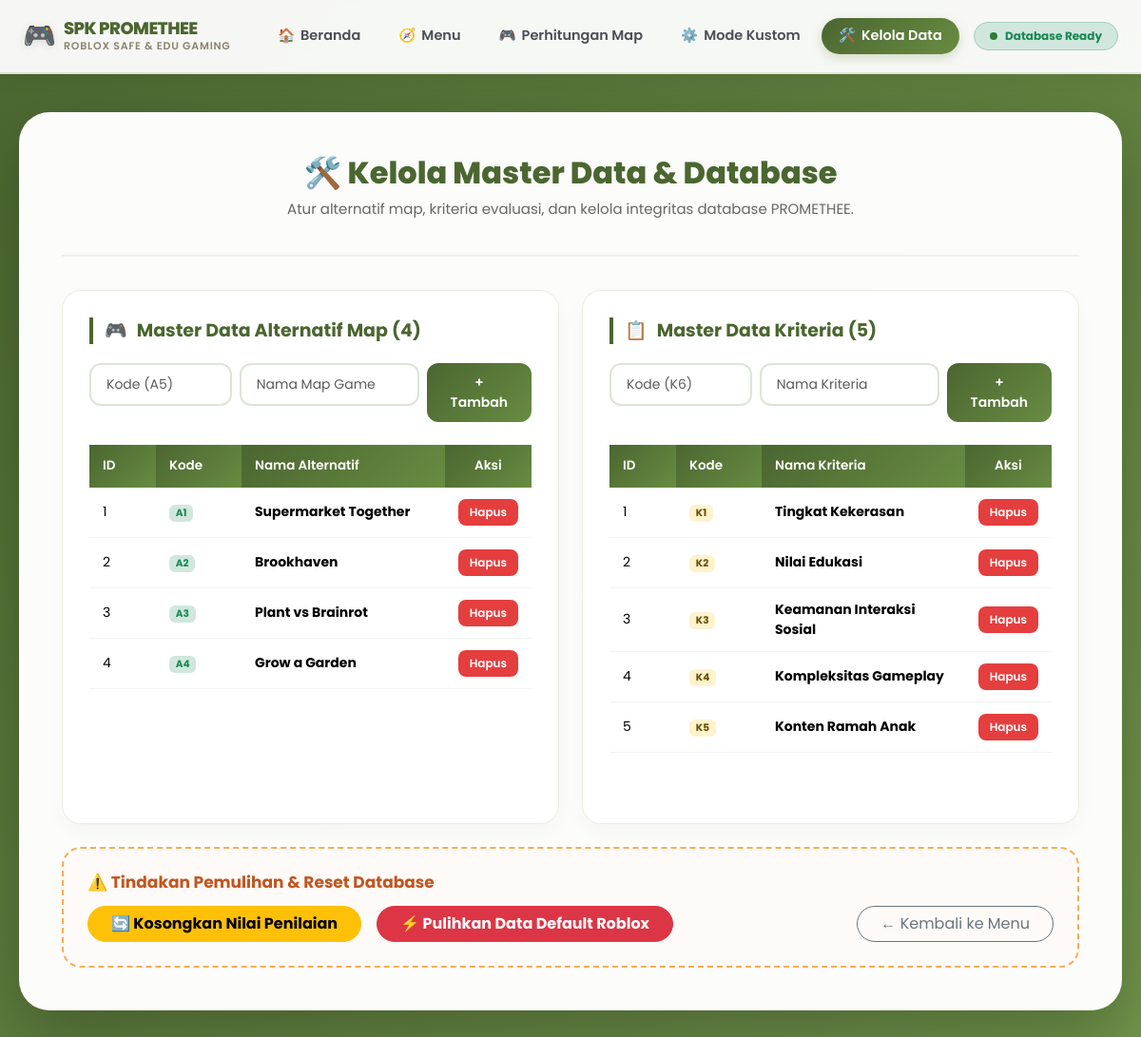
/manage.php, run on the app's committed database.
### tables this page shows
CREATE TABLE `alternatif` (
  `id` int(11) NOT NULL AUTO_INCREMENT,
  `kode` varchar(10) NOT NULL,
  `nama` varchar(100) NOT NULL,
  `created_at` timestamp NOT NULL DEFAULT current_timestamp(),
  PRIMARY KEY (`id`)
);

CREATE TABLE `kriteria` (
  `id` int(11) NOT NULL AUTO_INCREMENT,
  `kode` varchar(10) NOT NULL,
  `nama` varchar(100) NOT NULL,
  `created_at` timestamp NOT NULL DEFAULT current_timestamp(),
  PRIMARY KEY (`id`)
);

### config.php (called while the page is built, shortened)
<?php
function getAllAlternatif($conn) {
    $result = $conn->query("SELECT * FROM alternatif ORDER BY id ASC");
    $data = [];
    if ($result) {
        while ($row = $result->fetch_assoc()) {
            $data[$row['id']] = $row;
        }
    }
    return $data;
}
function getAllKriteria($conn) {
    $result = $conn->query("SELECT * FROM kriteria ORDER BY id ASC");
    $data = [];
    if ($result) {
        while ($row = $result->fetch_assoc()) {
            $data[$row['id']] = $row;
        }
    }
    return $data;
}
?>

### manage.php (the view, shortened to what this page needs)
<?php
require_once 'config.php';
$alternatifList = getAllAlternatif($conn);
$kriteriaList = getAllKriteria($conn);
?>
<!DOCTYPE html>
<html lang="id">
<head>
    <link rel="stylesheet" href="bootstrap/bootstrap.min.css">
</head>
<body>
<?php require_once 'navbar.php'; ?>
<div class="main-wrapper">
    <div class="manage-container">
        <div class="header-section">
            <h1>🛠️ Kelola Master Data & Database</h1>
            <p>Atur alternatif map, kriteria evaluasi, dan kelola integritas database PROMETHEE.</p>
        </div>
        <div class="row g-4">
            <div class="col-lg-6">
                <div class="section-box h-100">
                    <div class="section-title">
                        <span>🎮</span> Master Data Alternatif Map (<?= count($alternatifList) ?>)
                    </div>
                    <form method="post" class="row g-2 mb-4">
                        <div class="col-4">
                            <input type="text" name="kode" class="form-control form-control-custom" placeholder="Kode (A5)" required>
                        </div>
                        <div class="col-5">
                            <input type="text" name="nama" class="form-control form-control-custom" placeholder="Nama Map Game" required>
                        </div>
                        <div class="col-3">
                            <button type="submit" class="btn-add-action w-100">+ Tambah</button>
                        </div>
                    </form>
                    <div class="table-responsive">
                        <table class="table table-custom">
                            <thead>
                                <tr>
                                    <th style="width: 70px;">ID</th>
                                    <th style="width: 90px;">Kode</th>
                                    <th>Nama Alternatif</th>
                                    <th style="width: 80px;" class="text-center">Aksi</th>
                                </tr>
                            </thead>
                            <tbody>
                                <?php if (empty($alternatifList)): ?>
                                    <tr>
                                        <td colspan="4" class="text-center text-muted py-3">Belum ada alternatif map.</td>
                                    </tr>
                                <?php else: ?>
                                    <?php foreach ($alternatifList as $alt): ?>
                                        <tr>
                                            <td><?= $alt['id'] ?></td>
                                            <td><span class="badge bg-success-subtle text-success"><?= htmlspecialchars($alt['kode']) ?></span></td>
                                            <td class="fw-bold"><?= htmlspecialchars($alt['nama']) ?></td>
                                            <td class="text-center">
                                                <form method="post" onsubmit="return confirm('Hapus alternatif <?= htmlspecialchars($alt['nama']) ?>?')">
                                                    <button type="submit" class="btn-danger-custom">Hapus</button>
                                                </form>
                                            </td>
                                        </tr>
                                    <?php endforeach; ?>
                                <?php endif; ?>
                            </tbody>
                        </table>
                    </div>
                </div>
            </div>
            <div class="col-lg-6">
                <div class="section-box h-100">
                    <div class="section-title">
                        <span>📋</span> Master Data Kriteria (<?= count($kriteriaList) ?>)
                    </div>
                    <form method="post" class="row g-2 mb-4">
                        <div class="col-4">
                            <input type="text" name="kode" class="form-control form-control-custom" placeholder="Kode (K6)" required>
                        </div>
                        <div class="col-5">
                            <input type="text" name="nama" class="form-control form-control-custom" placeholder="Nama Kriteria" required>
                        </div>
                        <div class="col-3">
                            <button type="submit" class="btn-add-action w-100">+ Tambah</button>
                        </div>
                    </form>
                    <div class="table-responsive">
                        <table class="table table-custom">
                            <thead>
                                <tr>
                                    <th style="width: 70px;">ID</th>
                                    <th style="width: 90px;">Kode</th>
                                    <th>Nama Kriteria</th>
                                    <th style="width: 80px;" class="text-center">Aksi</th>
                                </tr>
                            </thead>
                            <tbody>
                                <?php if (empty($kriteriaList)): ?>
                                    <tr>
                                        <td colspan="4" class="text-center text-muted py-3">Belum ada data kriteria.</td>
                                    </tr>
                                <?php else: ?>
                                    <?php foreach ($kriteriaList as $krit): ?>
                                        <tr>
                                            <td><?= $krit['id'] ?></td>
                                            <td><span class="badge bg-warning-subtle text-warning-emphasis"><?= htmlspecialchars($krit['kode']) ?></span></td>
                                            <td class="fw-bold"><?= htmlspecialchars($krit['nama']) ?></td>
                                            <td class="text-center">
                                                <form method="post" onsubmit="return confirm('Hapus kriteria <?= htmlspecialchars($krit['nama']) ?>?')">
                                                    <button type="submit" class="btn-danger-custom">Hapus</button>
                                                </form>
                                            </td>
                                        </tr>
                                    <?php endforeach; ?>
                                <?php endif; ?>
                            </tbody>
                        </table>
                    </div>
                </div>
            </div>
        </div>
        <div class="danger-zone mt-4">
            <h5>⚠️ Tindakan Pemulihan & Reset Database</h5>
            <div class="d-flex flex-wrap gap-3 align-items-center">
                <form method="post" onsubmit="return confirm('Apakah Anda yakin ingin mengosongkan semua nilai penilaian?')">
                    <button type="submit" class="btn btn-warning rounded-pill px-4 fw-bold">
                        🔄 Kosongkan Nilai Penilaian
                    </button>
                </form>
                <form method="post" onsubmit="return confirm('PERINGATAN: Seluruh database akan direset kembali ke data default Roblox (4 Game & 5 Kriteria). Lanjutkan?')">
                    <button type="submit" class="btn btn-danger rounded-pill px-4 fw-bold">
                        ⚡ Pulihkan Data Default Roblox
                    </button>
                </form>
                <a href="menu.php" class="btn btn-outline-secondary rounded-pill px-4 ms-auto">
                    ← Kembali ke Menu
                </a>
            </div>
        </div>
    </div>
</div>
</body>
</html>

### navbar.php (shortened to what this page needs)
<?php
$current_page = basename($_SERVER['PHP_SELF']);
?>
<nav class="navbar navbar-expand-lg spk-navbar sticky-top">
    <div class="container-fluid px-3 px-lg-4">
        <a class="navbar-brand d-flex align-items-center gap-2" href="index.php">
            <span class="brand-icon">🎮</span>
            <div class="brand-text">
                <span class="brand-title">SPK PROMETHEE</span>
                <span class="brand-subtitle">Roblox Safe & Edu Gaming</span>
            </div>
        </a>
        <div class="collapse navbar-collapse" id="spkNav">
            <ul class="navbar-nav mx-auto mb-2 mb-lg-0 gap-1">
                <li class="nav-item">
                    <a class="nav-link <?= ($current_page == 'index.php') ? 'active' : '' ?>" href="index.php">
                        <span>🏠</span> Beranda
                    </a>
                </li>
                <li class="nav-item">
                    <a class="nav-link <?= ($current_page == 'menu.php') ? 'active' : '' ?>" href="menu.php">
                        <span>🧭</span> Menu
                    </a>
                </li>
                <li class="nav-item">
                    <a class="nav-link <?= in_array($current_page, ['perhitungan.php', 'hasil.php']) ? 'active' : '' ?>" href="perhitungan.php">
                        <span>🎮</span> Perhitungan Map
                    </a>
                </li>
                <li class="nav-item">
                    <a class="nav-link <?= in_array($current_page, ['custom.php', 'input_custom.php', 'hasil_custom.php']) ? 'active' : '' ?>" href="custom.php">
                        <span>⚙️</span> Mode Kustom
                    </a>
                </li>
                <li class="nav-item">
                    <a class="nav-link <?= ($current_page == 'manage.php') ? 'active' : '' ?>" href="manage.php">
                        <span>🛠️</span> Kelola Data
                    </a>
                </li>
            </ul>
            <div class="d-flex align-items-center gap-2">
                <span class="badge bg-success-subtle text-success border border-success-subtle rounded-pill px-3 py-2 d-flex align-items-center gap-2">
                    <span class="status-indicator"></span> Database Ready
                </span>
            </div>
        </div>
    </div>
</nav>

### manage.php (style rules this page uses)
:root { --primary: #4b6630; --primary-light: #688c42; --accent: #d4bd8f; --accent-light: #f7edd6; --bg-grad-1: #4b6630; --bg-grad-2: #72964b; }
* { margin: 0; padding: 0; box-sizing: border-box; }
body { font-family: 'Poppins', sans-serif; min-height: 100vh; background: linear-gradient(135deg, var(--bg-grad-1) 0%, var(--bg-grad-2) 100%); display: flex; flex-direction: column; color: #333; }
.main-wrapper { flex: 1; padding: 40px 20px; display: flex; justify-content: center; }
.manage-container { background: rgba(255, 255, 255, 0.98); border-radius: 32px; padding: 45px; max-width: 1200px; width: 100%; box-shadow: 0 30px 70px rgba(0, 0, 0, 0.25); animation: fadeIn 0.6s ease; }
.header-section { text-align: center; margin-bottom: 35px; padding-bottom: 20px; border-bottom: 2px solid #f0f0f0; }
.header-section h1 { color: var(--primary); font-size: 32px; font-weight: 800; margin-bottom: 8px; }
.header-section p { color: #666; font-size: 15px; }
.section-box { background: #ffffff; border: 1px solid #e7eee0; border-radius: 20px; padding: 28px; margin-bottom: 30px; box-shadow: 0 8px 20px rgba(0,0,0,0.03); }
.section-title { font-size: 19px; font-weight: 700; color: var(--primary); margin-bottom: 20px; display: flex; align-items: center; gap: 10px; padding-left: 12px; border-left: 4px solid var(--primary); }
.table-custom thead th { background: linear-gradient(135deg, var(--primary) 0%, var(--primary-light) 100%); color: #fff; padding: 12px 14px; font-size: 13.5px; font-weight: 600; border: none; }
.table-custom tbody td { padding: 12px 14px; font-size: 14px; vertical-align: middle; border-bottom: 1px solid #f2f4f0; }
.form-control-custom { border-radius: 12px; border: 2px solid #dde5d7; padding: 10px 16px; font-size: 14px; transition: all 0.2s ease; }
.btn-add-action { background: linear-gradient(135deg, var(--primary) 0%, var(--primary-light) 100%); color: #ffffff; border: none; border-radius: 12px; padding: 10px 24px; font-weight: 600; font-size: 14px; transition: all 0.2s ease; }
.btn-danger-custom { background: #e53e3e; color: #fff; border: none; border-radius: 8px; padding: 5px 12px; font-size: 12px; font-weight: 600; transition: all 0.2s ease; }
.danger-zone { background: #fdfaf7; border: 2px dashed #f6ad55; border-radius: 20px; padding: 25px; }
.danger-zone h5 { color: #c05621; font-weight: 700; font-size: 17px; margin-bottom: 15px; }

### navbar.php (style rules this page uses)
.spk-navbar { background: rgba(255, 255, 255, 0.95); backdrop-filter: blur(12px); -webkit-backdrop-filter: blur(12px); border-bottom: 2px solid rgba(98, 129, 65, 0.15); box-shadow: 0 4px 20px rgba(0, 0, 0, 0.05); padding: 12px 0; transition: all 0.3s ease; z-index: 1050; }
.brand-icon { font-size: 28px; display: inline-block; filter: drop-shadow(0 2px 4px rgba(0,0,0,0.1)); }
.brand-text { display: flex; flex-direction: column; text-align: left; }
.brand-title { font-weight: 800; font-size: 18px; letter-spacing: -0.5px; color: #4b6630; line-height: 1.1; }
.brand-subtitle { font-size: 11px; font-weight: 600; color: #8c8270; text-transform: uppercase; letter-spacing: 0.8px; }
.spk-navbar .nav-link { font-weight: 600; font-size: 14.5px; color: #495057; padding: 8px 18px !important; border-radius: 50px; transition: all 0.25s ease; display: inline-flex; align-items: center; gap: 6px; }
.spk-navbar .nav-link.active { color: #ffffff !important; background: linear-gradient(135deg, #4b6630 0%, #688c42 100%); box-shadow: 0 4px 12px rgba(98, 129, 65, 0.25); }
.status-indicator { width: 8px; height: 8px; background-color: #2e7d32; border-radius: 50%; display: inline-block; box-shadow: 0 0 0 0 rgba(46, 125, 50, 0.7); animation: pulse-green 2s infinite; }

### data on the page
alternatif: id "1", kode "A1", nama "Supermarket Together"
alternatif: id "2", kode "A2", nama "Brookhaven"
alternatif: id "3", kode "A3", nama "Plant vs Brainrot"
alternatif: id "4", kode "A4", nama "Grow a Garden"
kriteria: id "1", kode "K1", nama "Tingkat Kekerasan"
kriteria: id "2", kode "K2", nama "Nilai Edukasi"
kriteria: id "3", kode "K3", nama "Keamanan Interaksi Sosial"
kriteria: id "4", kode "K4", nama "Kompleksitas Gameplay"
kriteria: id "5", kode "K5", nama "Konten Ramah Anak"

### other printed values
count($alternatifList) "4"
count($kriteriaList) "5"
